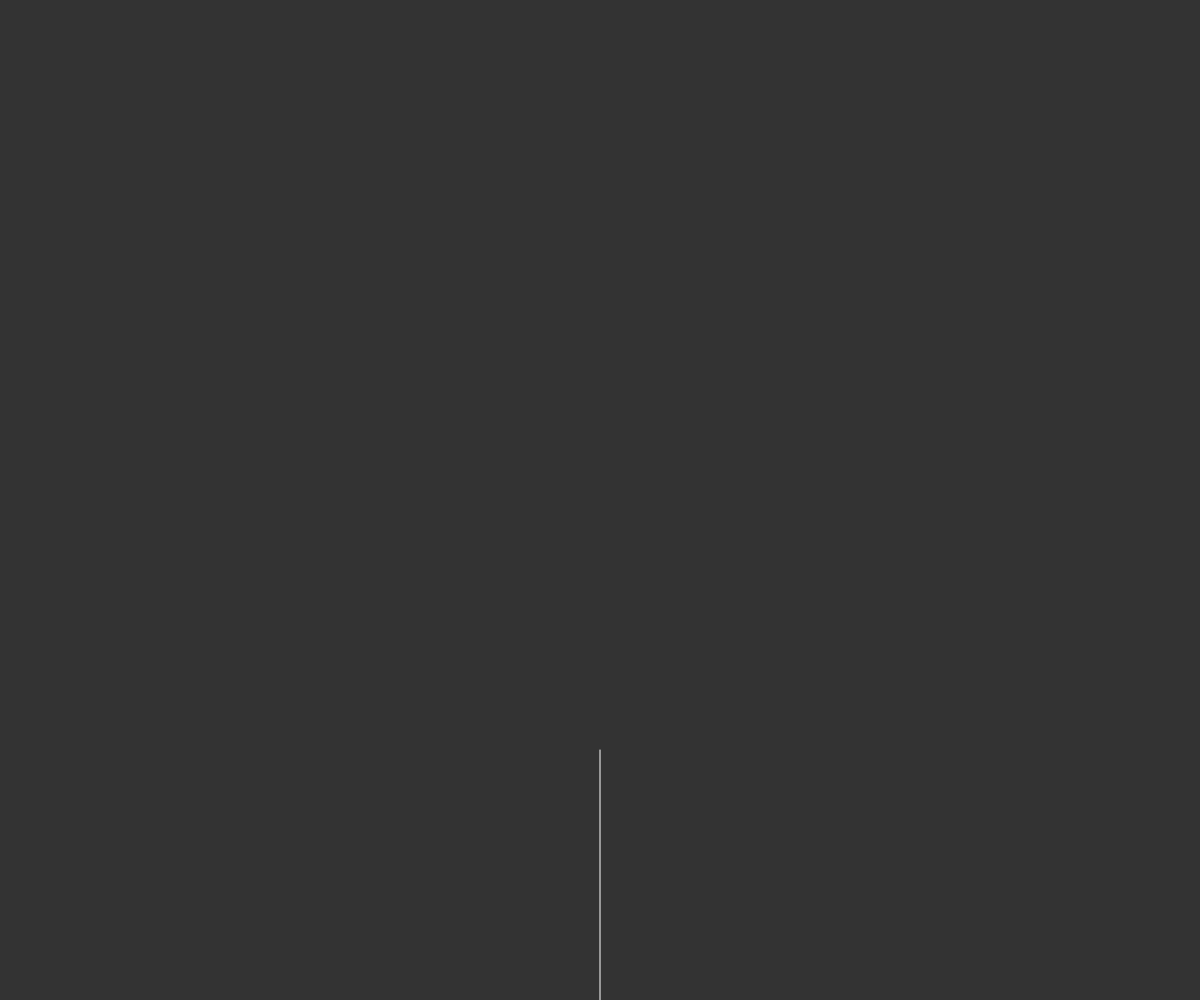
Frame 1 (no input)
Frame 60 (no input): identical to frame 1, image omitted
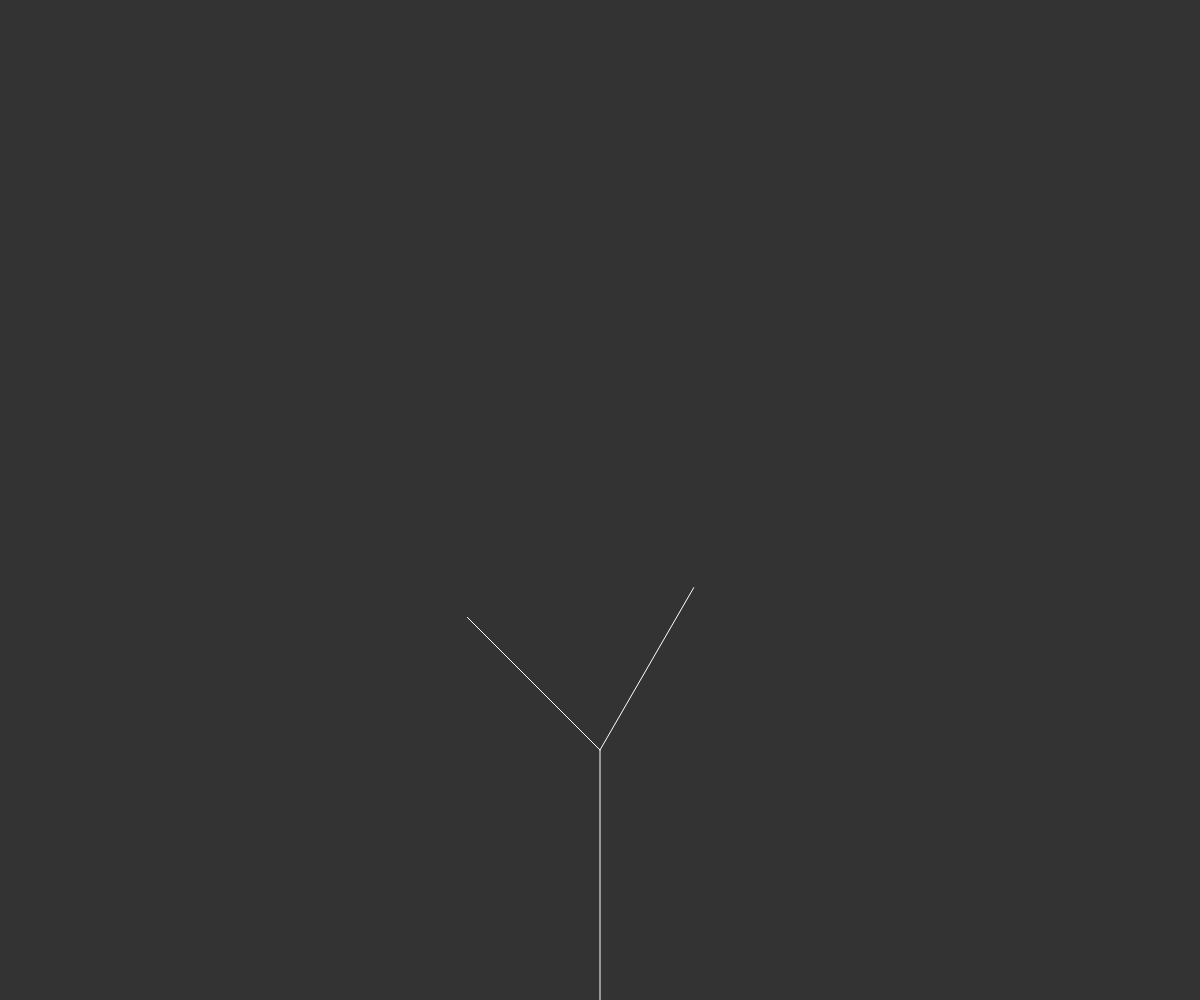
Frame 120 (the mouse pressed at the canvas centre since frame 60)

The p5.js sketch that drew these frames (run headless with seeded random() and noise() and a simulated clock; from frame 60 on, the mouse is pressed at the canvas centre):

// p5.js sketch
// ── sketch.js
const tree = [];
const leaves = [];

let count = 0;

function setup() {
  createCanvas(windowWidth, windowHeight);
  const a = createVector(width / 2, height);
  const b = createVector(width / 2, height - height / 4);
  tree[0] = new Branch(a, b);
}

function mousePressed() {
  for (let i = tree.length - 1; i >= 0 && !tree[i].finished; i--) {
    tree.push(tree[i].branchA());
    tree.push(tree[i].branchB());
    tree[i].finished = true;
  }

  count++;
  if (count === 6) {
    for (const b of tree) {
      if (!b.finished) {
        leaves.push(b.end.copy());
      }
    }
  }
}

function draw() {
  background(51);

  for (const b of tree) {
    b.show();
    // b.jitter();
  }

  for (const l of leaves) {
    fill(255, 0, 100, 100);
    noStroke();
    ellipse(l.x, l.y, 8, 8);
    l.y += random(0, 2);
  }
}

// ── branch.js
class Branch {
  constructor(begin, end) {
    this.begin = begin;
    this.end = end;
    this.finished = false;
  }

  jitter() {
    this.end.x += random(-1, 1);
    this.end.y += random(-1, 1);
  }

  show() {
    stroke(255);
    line(this.begin.x, this.begin.y, this.end.x, this.end.y);
  }

  branchA() {
    const dir = p5.Vector.sub(this.end, this.begin);
    dir.rotate(PI / 6);
    dir.mult(3 / 4);
    const newEnd = p5.Vector.add(this.end, dir);
    return new Branch(this.end, newEnd);
  }

  branchB() {
    const dir = p5.Vector.sub(this.end, this.begin);
    dir.rotate(-PI / 4);
    dir.mult(3 / 4);
    const newEnd = p5.Vector.add(this.end, dir);
    return new Branch(this.end, newEnd);
  }
}
